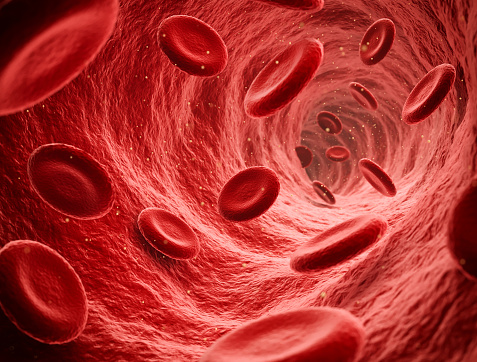
#> input picture bloodCells.jpg, 477 x 362 px
$ python metodePengurangan.py   (older library calls are emulated)
#> lines starting #> are read from the running program, lines starting #| are printed output that depends on the picture
import cv2
import numpy as np
from matplotlib import pyplot as plt

# memuat gambar asli
img = cv2.imread('bloodCells.jpg', cv2.IMREAD_GRAYSCALE)
#> img: shape (362, 477); min 3, max 229, mean 88

# mengonversi gambar menjadi 8-bit (256 warna)
img_8bit = cv2.normalize(img, None, 0, 255, cv2.NORM_MINMAX, cv2.CV_8U)

# mengekstrak empat plane bit urutan rendah
bit0 = img_8bit & 1
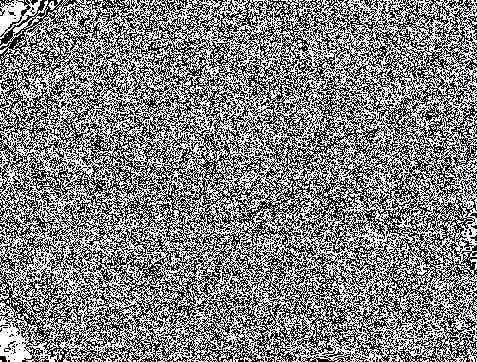
#> bit0: shape (362, 477); values 0 (black) and 1 (white), 51% white; black in thin lines or dots
bit1 = img_8bit & 2
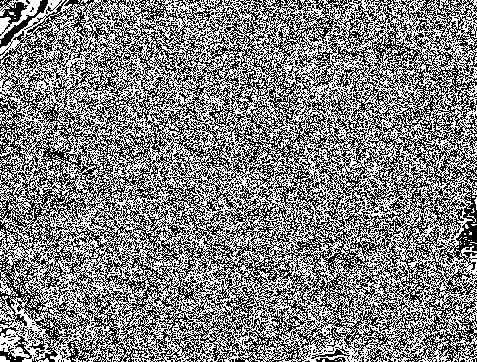
#> bit1: shape (362, 477); values 0 (black) and 2 (white), 50.9% white; black in thin lines or dots
bit2 = img_8bit & 4
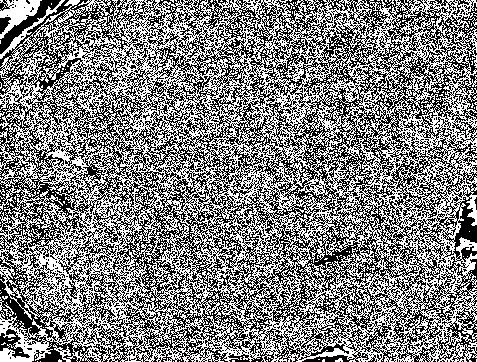
#> bit2: shape (362, 477); values 0 (black) and 4 (white), 50.4% white; black in thin lines or dots
bit3 = img_8bit & 8
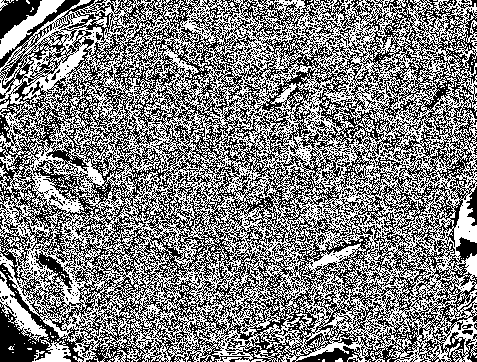
#> bit3: shape (362, 477); values 0 (black) and 8 (white), 50.5% white; black in thin lines or dots

# menggabungkan keempat plane bit menjadi sebuah gambar baru
img_4bit = bit3 * 8 + bit2 * 4 + bit1 * 2 + bit0
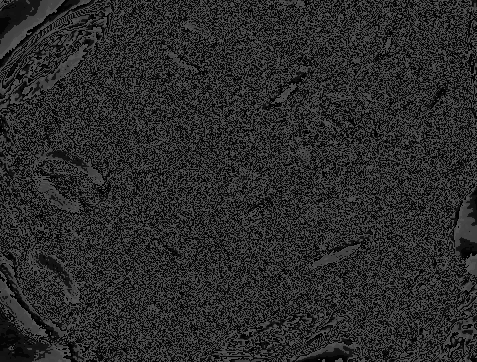
#> img_4bit: shape (362, 477); min 0, max 85, mean 42.9

# mengurangi empat plane bit urutan rendah dari gambar asli
diff = cv2.absdiff(img_8bit, img_4bit)
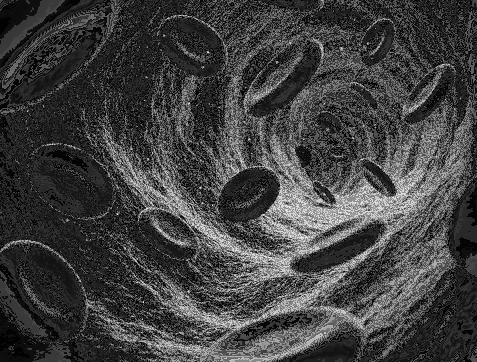
#> diff: shape (362, 477); min 0, max 240, mean 65.3

# melakukan histogram equalisasi pada gambar perbedaan
diff_eq = cv2.equalizeHist(diff)
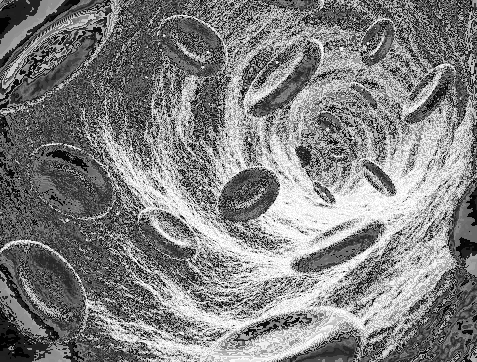
#> diff_eq: shape (362, 477); min 0, max 255, mean 129.6

# menampilkan gambar asli, gambar 4-bit, gambar perbedaan, dan gambar perbedaan yang disamakan histogramnya
plt.subplot(221)
plt.imshow(img_8bit, cmap='gray')
plt.title('Original Image')

plt.subplot(222)
plt.imshow(img_4bit, cmap='gray')
plt.title('Image with 4 Lower Order Bit Planes Set to 0')

plt.subplot(223)
plt.imshow(diff, cmap='gray')
plt.title('Difference Image')

plt.subplot(224)
plt.imshow(diff_eq, cmap='gray')
plt.title('Histogram Equalized Difference Image')

plt.show()
